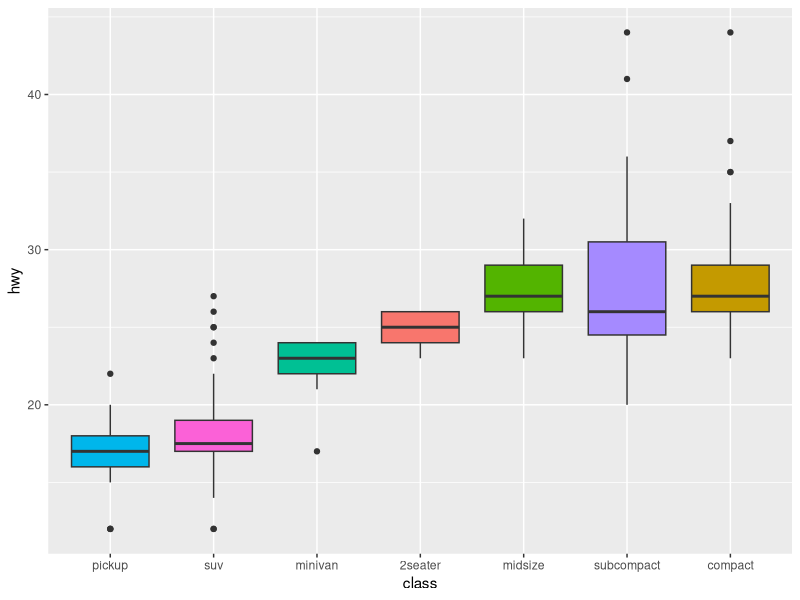

Source code (R):
## ---- chunk 1
library(tidyverse)
## ---- chunk 2
# default
n <- c(1, 2, 3)
mean(n)
## ---- chunk 3
# echo=FALSE
n <- c(1, 2, 3)
mean(n)
## ---- chunk 4

mpg %>%
  ggplot( aes(x=reorder(class, hwy), y=hwy, fill=class)) + 
    geom_boxplot() +
    xlab("class") +
    theme(legend.position="none")
